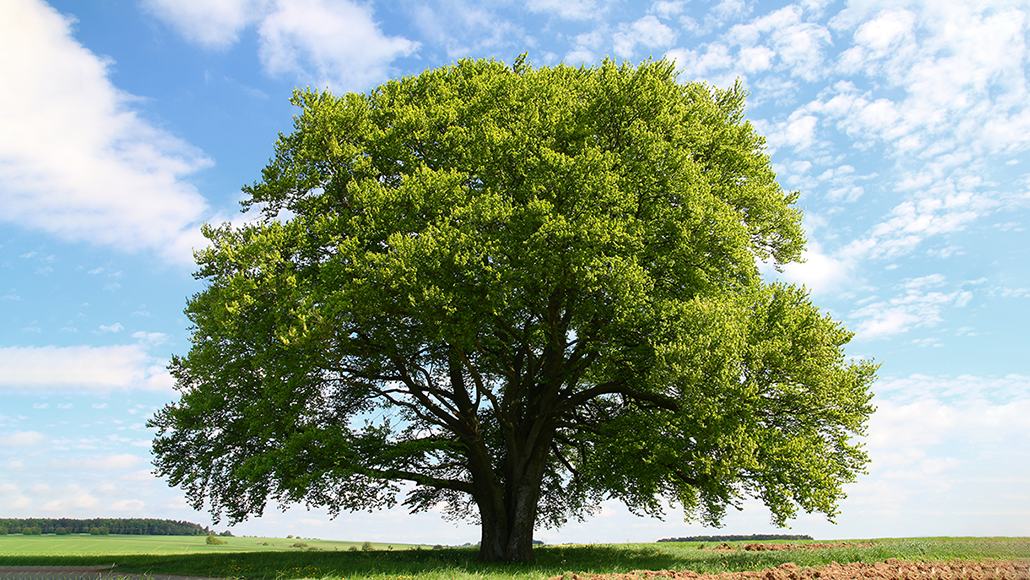
#> input picture AI Lab/Class practice/samples/tree.png, 1030 x 580 px
$ jupyter execute --allow-errors histrogram.ipynb
#> lines starting #> are read from the running program, lines starting #| are printed output that depends on the picture
# Histograms

It is possible to plot the distribution of colours with OpenCV.

[cell 1]
import cv2
import numpy as np
import matplotlib.pyplot as plt

img = cv2.imread("samples/tree.png")
#> img is the input picture: shape (580, 1030, 3); mean B, G, R 140.8, 158.7, 141.2
#plt.plot(img)
#plt.show()

[cell 2]
import matplotlib.pyplot as plt

gray = cv2.cvtColor(img, cv2.COLOR_BGR2GRAY)
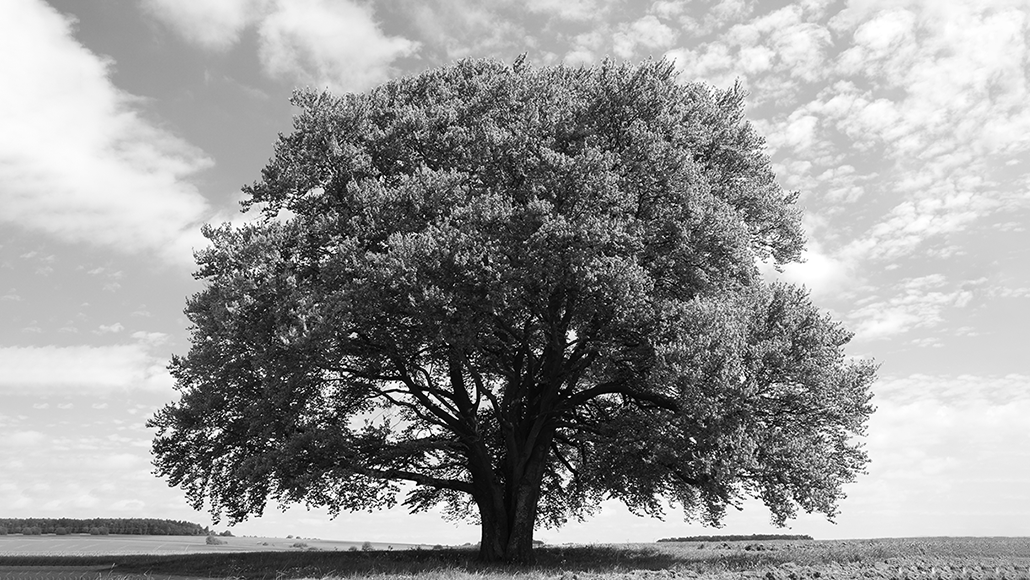
#> gray: shape (580, 1030); min 0, max 255, mean 151.4
hist = cv2.calcHist([gray], [0], None, [256], [0, 256]) #this takes as paramaters the list of channels and an optional mask which is the region where the histogram is calculated
#> hist = 256 values, max 8298 at index 235, min 395 at index 3, mean 2333.6
plt.plot(hist)
plt.show()
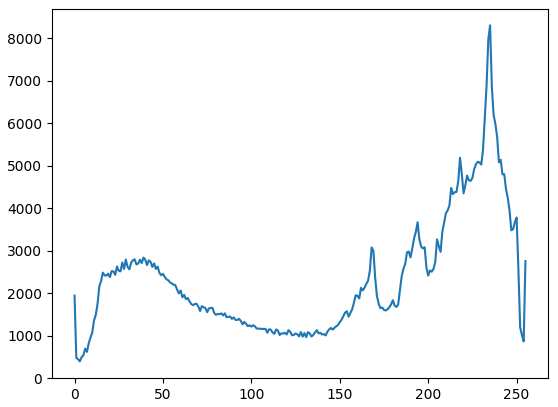
#> figure drawn by matplotlib, 1 panel; curve peaks at x = 235, y = 8298

[cell 3]
color = ("b", "g", "r")

for i, col in enumerate(color):
    hist = cv2.calcHist([img], [i], None, [256], [0, 255])
    plt.plot(hist, color = col)
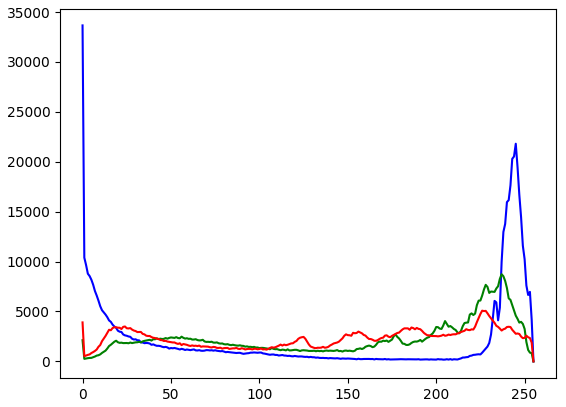
#> figure drawn by matplotlib, 1 panel; curve peaks at x = 0, y = 33658; curve peaks at x = 237, y = 8730; curve peaks at x = 226, y = 5082

[cell 4]
hist_equalized = cv2.equalizeHist(gray)
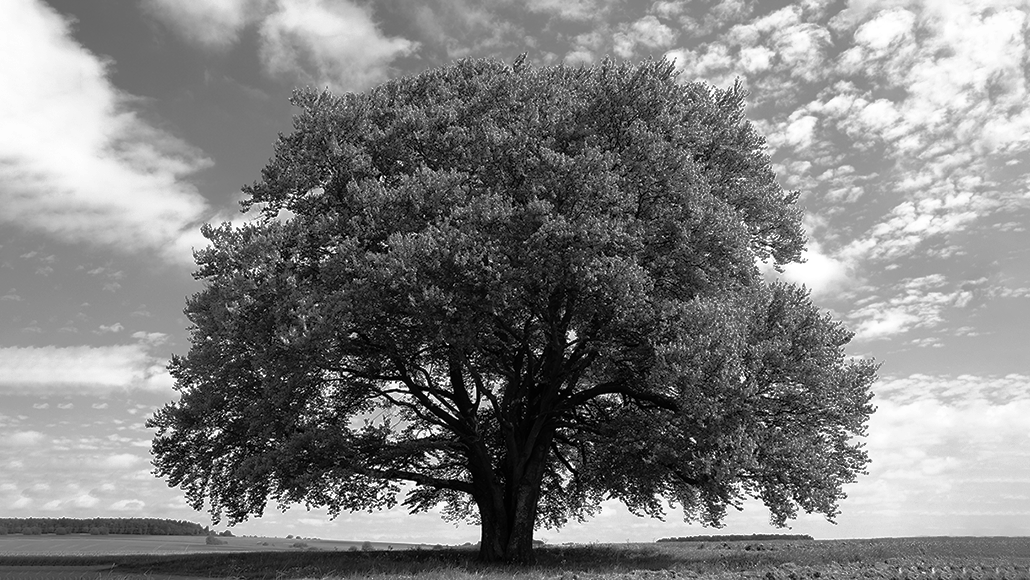
#> hist_equalized: shape (580, 1030); min 0, max 255, mean 127.8
#> (the rest of this cell did not finish here and is left out)

$ run again, with AI Lab/Class practice/samples/gerry.png copied over AI Lab/Class practice/samples/tree.png
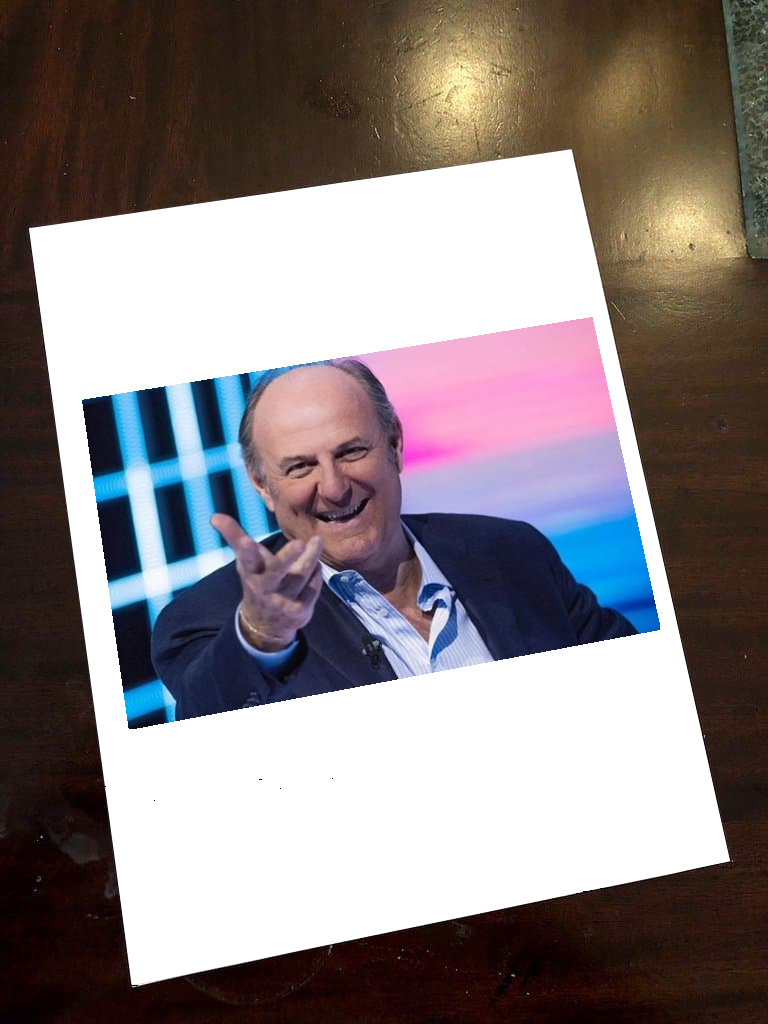
#> input picture AI Lab/Class practice/samples/gerry.png, 768 x 1024 px
#> img is the input picture: shape (1024, 768, 3); mean B, G, R 130.1, 128.7, 137.2
#> `gray = cv2.cvtColor(img, cv2.COLOR_BGR2GRAY)`:
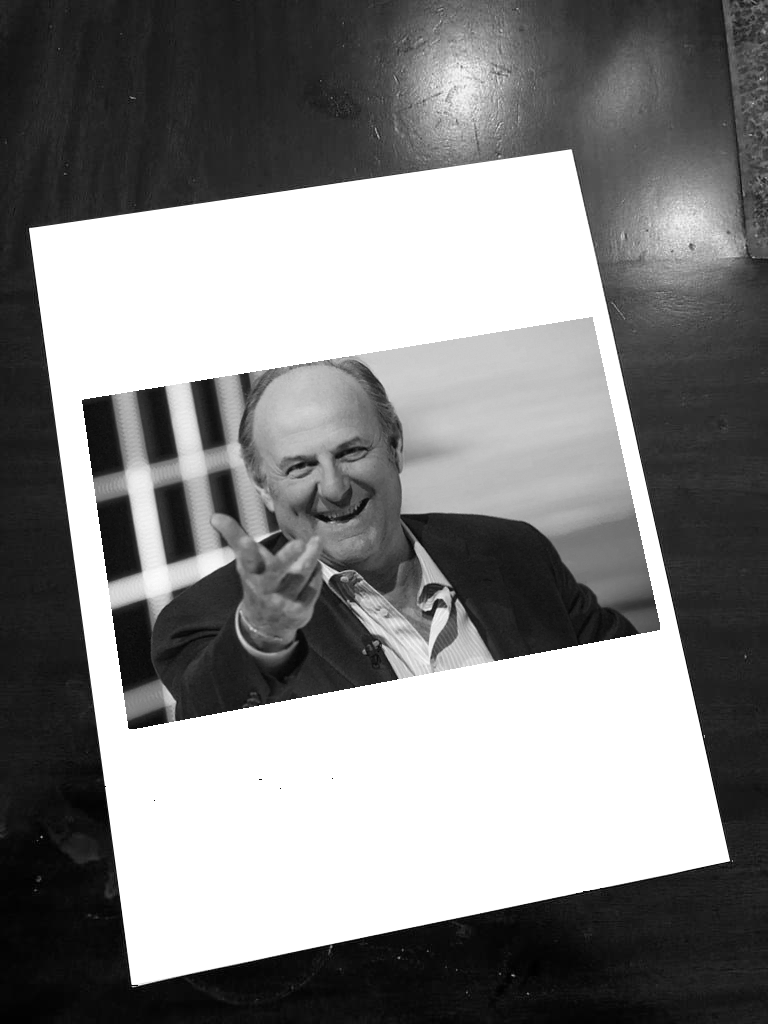
#> gray: shape (1024, 768); min 0, max 255, mean 131.4
#> hist = 256 values, max 257816 at index 255, min 13 at index 0, mean 3072
#> `hist_equalized = cv2.equalizeHist(gray)`:
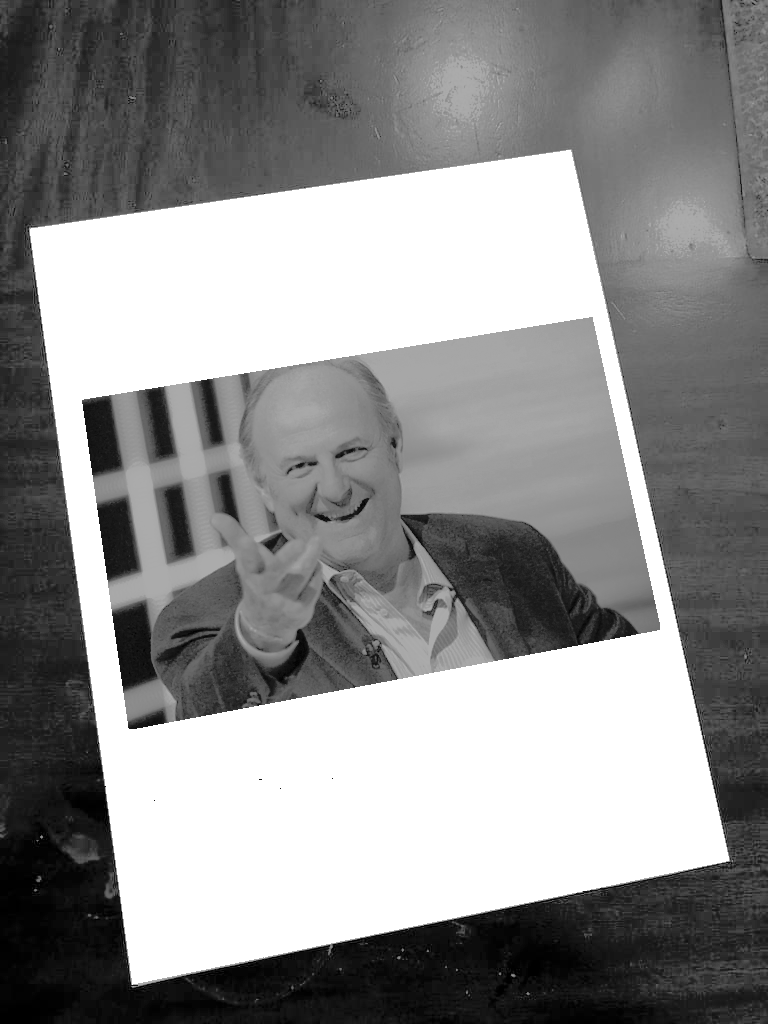
#> hist_equalized: shape (1024, 768); min 0, max 255, mean 141.7

$ run again, with AI Lab/Class practice/samples/landscapebillboard.png copied over AI Lab/Class practice/samples/tree.png
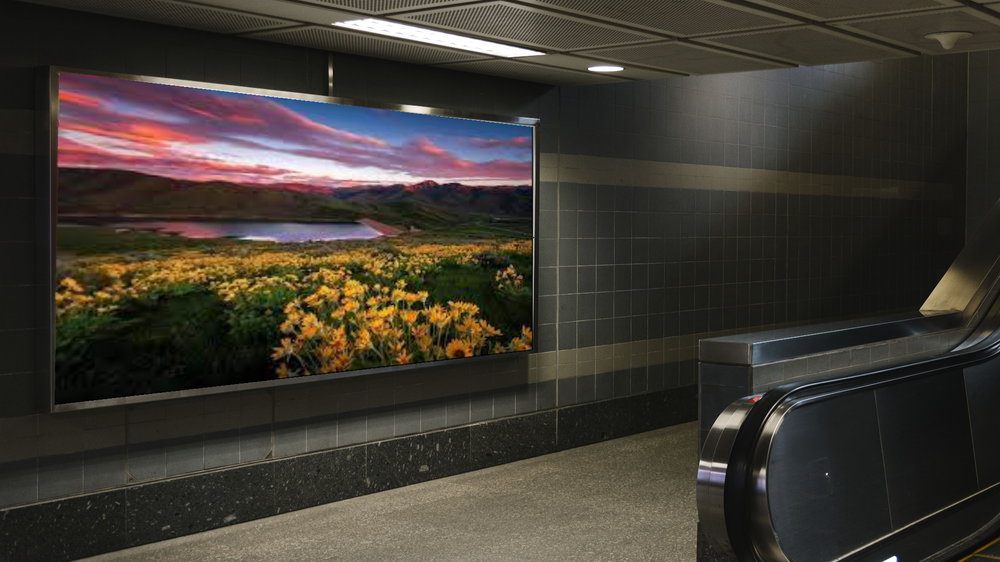
#> input picture AI Lab/Class practice/samples/landscapebillboard.png, 1000 x 562 px, shrunk from 1920 x 1080 before the run
#> img is the input picture: shape (562, 1000, 3); mean B, G, R 49.9, 57.7, 63.1
#> `gray = cv2.cvtColor(img, cv2.COLOR_BGR2GRAY)`:
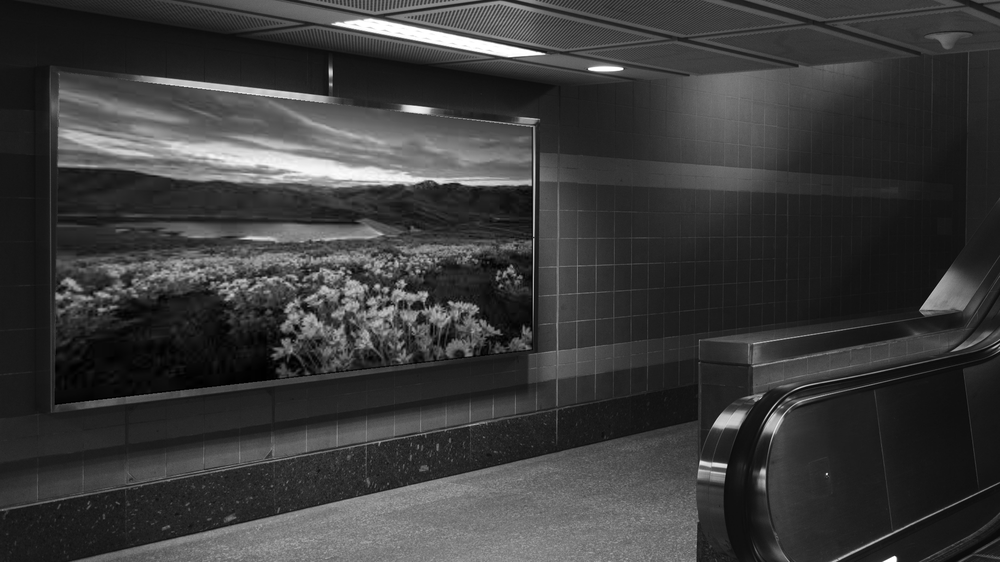
#> gray: shape (562, 1000); min 0, max 255, mean 58.5
#> hist = 256 values, max 13473 at index 28, min 59 at index 249, mean 2195.3
#> `hist_equalized = cv2.equalizeHist(gray)`:
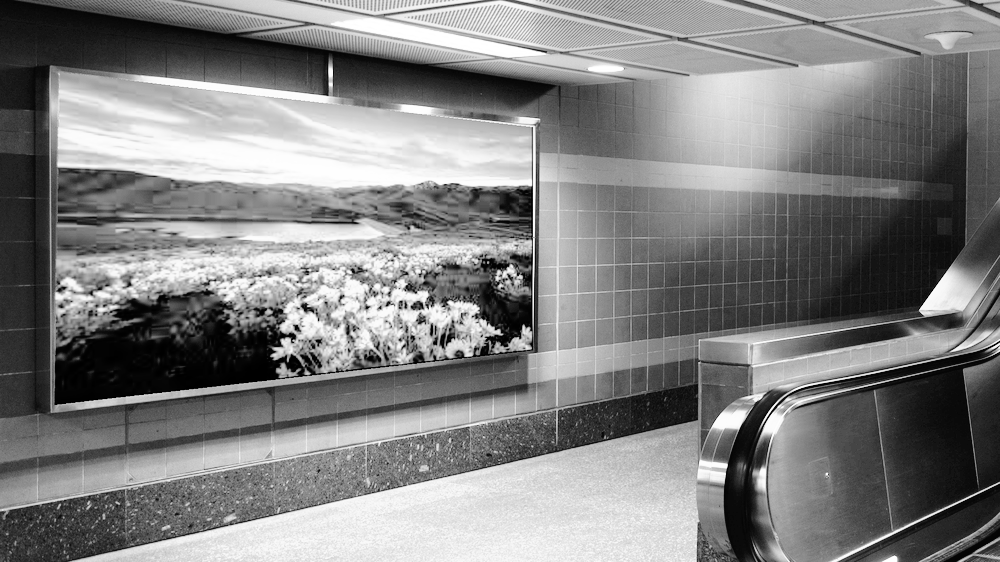
#> hist_equalized: shape (562, 1000); min 0, max 255, mean 128.9

$ run again, with AI Lab/Class practice/samples/left.png copied over AI Lab/Class practice/samples/tree.png
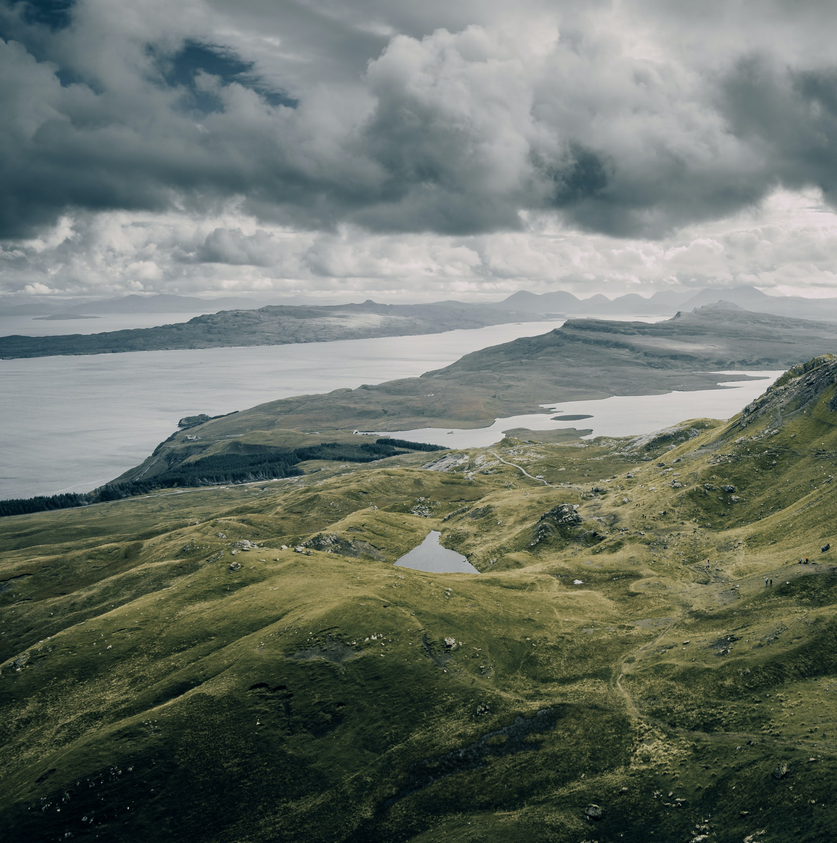
#> input picture AI Lab/Class practice/samples/left.png, 837 x 843 px, shrunk from 1856 x 1869 before the run
#> img is the input picture: shape (843, 837, 3); mean B, G, R 105.7, 114.9, 107.6
#> `gray = cv2.cvtColor(img, cv2.COLOR_BGR2GRAY)`:
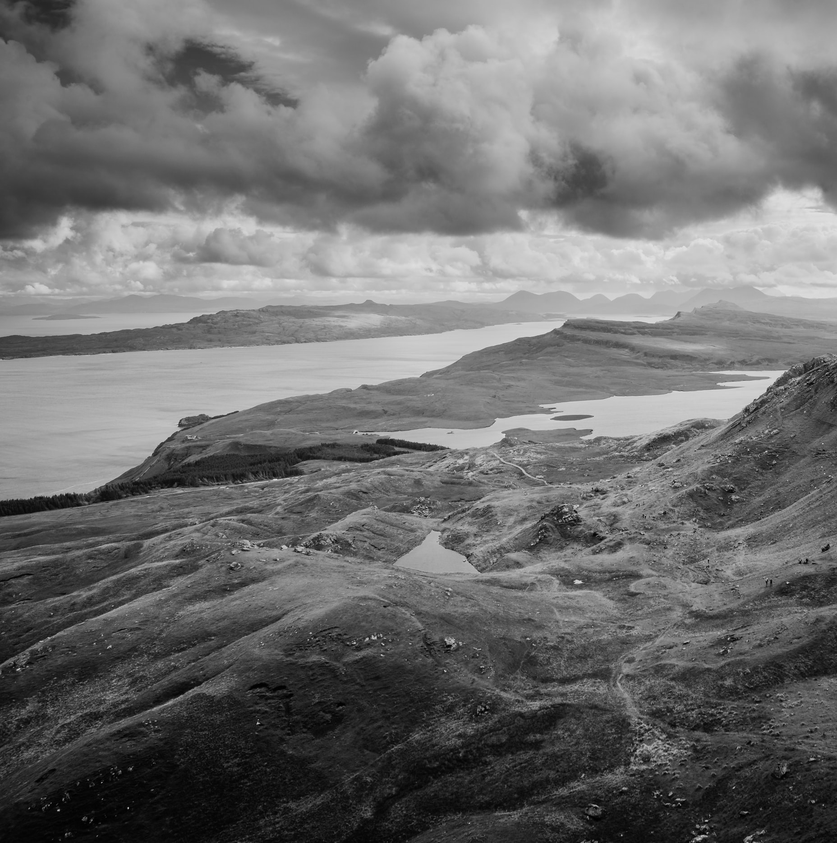
#> gray: shape (843, 837); min 0, max 229, mean 111.7
#> hist = 256 values, max 5777 at index 120, min 0 at index 226, mean 2756.2
#> `hist_equalized = cv2.equalizeHist(gray)`:
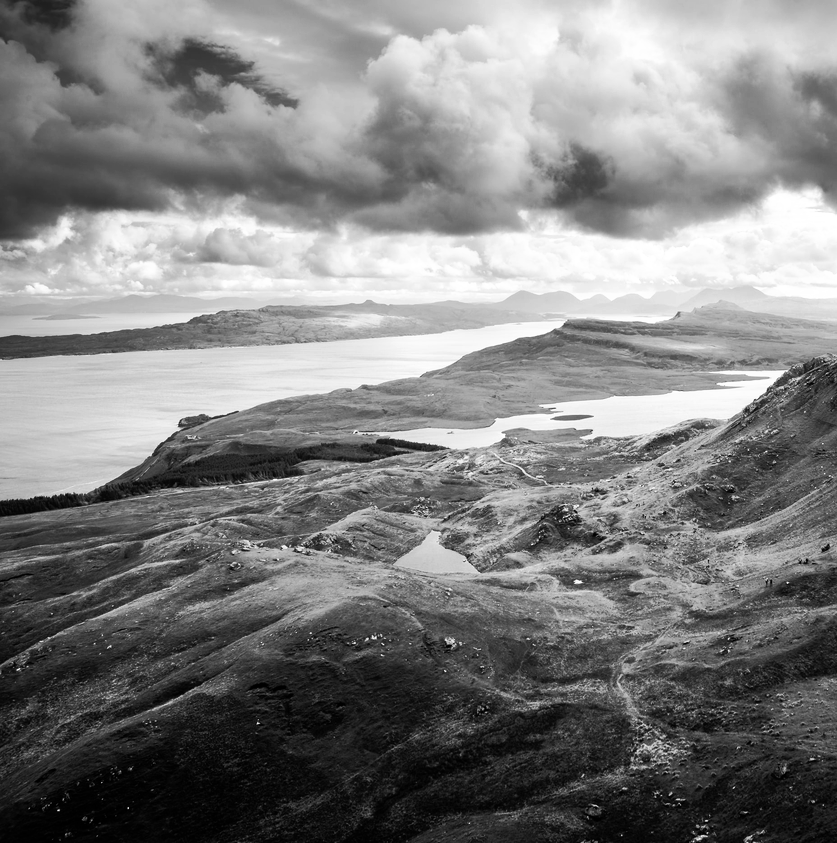
#> hist_equalized: shape (843, 837); min 0, max 255, mean 128.2
